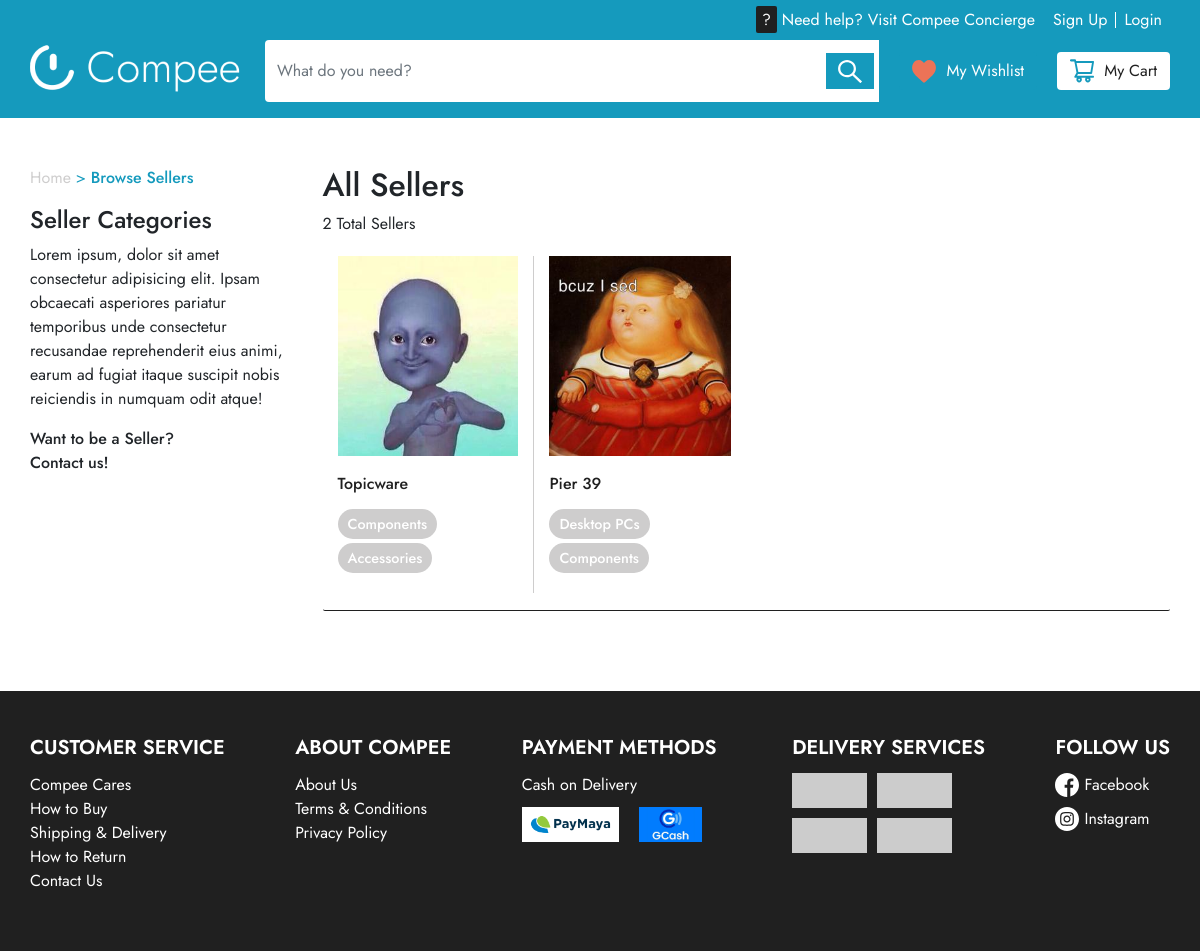
The app's page /vendors/ with its own data.
### users/models.py (models this page shows, shortened)
class Vendor(models.Model):
    vendor_id = models.AutoField(primary_key=True)
    store_name = models.CharField(max_length=100)
    slug = models.SlugField(unique=True, max_length=100)
    store_info = models.TextField(blank=True, null=True)
    address_line = models.CharField(max_length=100, blank=True, null=True)
    city = models.CharField(max_length=50, blank=True, null=True)
    state = models.CharField(max_length=50, blank=True, null=True)
    zip_code = models.PositiveSmallIntegerField(blank=True, null=True)
    date_joined = models.DateTimeField(default=timezone.now)
    contact_no = models.CharField(max_length=15, blank=True, null=True, validators=[numericCheck])
    secondary_no = models.CharField(max_length=15, blank=True, null=True, validators=[numericCheck])
    image = models.ImageField(default='default.jpg', upload_to='store_pics')
    about_image = models.ImageField(blank=True, null=True, upload_to='store_pics')
    user = models.ForeignKey(User, on_delete=models.CASCADE)
    status = models.CharField(max_length=8, choices=STATUS_CHOICES, default = ('Inactive'))

### admins/models.py (models this page shows, shortened)
class Category(models.Model):
    category_id = models.AutoField(primary_key=True)
    name = models.CharField(max_length=100)
    image = models.ImageField(default='default.jpg', upload_to='cat_pics')

### main/views.py (the view)
# urls.py: path('vendors/', v.VendorListView.as_view(
class VendorListView(ListView):
    model = Vendor
    context_object_name = 'vendors'
    paginate_by = 12
    def get_queryset(self):
        return Vendor.objects.filter(status="Active")
    def get_context_data(self, **kwargs):
        context = super(VendorListView, self).get_context_data(**kwargs)
        updateVendorStatus()
        context['title'] = "Vendors"
        context['categories'] = Category.objects.all()
        vendors = Vendor.objects.filter(status="Active")
        final = []
        for i in vendors:
            vendor = {
                'vendor': i.vendor_id,
                'categories': []
            }
            products = Product.objects.filter(vendor=i)
            for j in products:
                cat = ProductCategory.objects.get(product=j)
                if cat.category not in vendor['categories']:
                    vendor['categories'].append(cat.category)
            final.append(vendor)
        context['vendor_cats'] = final[:4]
        context['vendor_cats_end'] = final[4:]
        return context

### admins/funcs.py (called while the page is built)
def updateVendorStatus():
    vendors = Vendor.objects.all()
    notset = False
    for v in vendors:
        if v.status == "Active" and not VendorShipping.objects.filter(vendor=v).exists():
            notset = True
            v.status = "Inactive"
            v.save()
    return notset

### templates/main/vendors/vendors.html (shortened to what this page needs)
{% extends "base.html" %}
{% load static %}
{% block stylesheets %}
<link rel="stylesheet" href="{% static 'css/styles/ss.css' %}">
{% endblock stylesheets %}
{% block content %}
    <div class="row">
        <div class="col-md-3">
            <div class="search-filter sticky-top">
                <p class="link-nav">
                    <a href="{% url 'home' %}">Home</a> > <span>Browse Sellers</span>
                </p>
                <h4>Seller Categories</h4>
                <p>Lorem ipsum, dolor sit amet consectetur adipisicing elit. Ipsam obcaecati asperiores pariatur temporibus unde consectetur recusandae reprehenderit eius animi, earum ad fugiat itaque suscipit nobis reiciendis in numquam odit atque!</p>
                <span>
                    Want to be a Seller?<br>Contact us!
                </span>
            </div>
        </div>
        <div class="col-md-9">
            <h2>All Sellers</h2>
            <span>{{vendors.count}} Total Sellers</span>
            {% for vendor in vendors %}
                {% if forloop.first %}<div class="row item-row">{% endif %}
                <div class="col-md-3 item-wrapper">
                    <div class="mb-4 card">
                        <a href="{% url 'vendor-detail-main' vendor.slug %}">
                            <div class="d-flex justify-content-center align-items-center">
                                <img src="{{ vendor.image.url }}" width="100%" height="200px">
                            </div>
                            <p class="card-text">{{ vendor.store_name }}</p>
                        </a>
                        <div class="card-body">
                            <ul>
                                {% for cat in vendor_cats %}
                                    {% if cat.vendor == vendor.vendor_id %}
                                        {% for i in cat.categories %}
                                            <li><a href="{% url 'vendor-category' vendor.slug i.name %}">{{i.name}}</a></li>
                                        {% endfor %}
                                    {% endif %}
                                {% endfor %}
                            </ul>
                        </div>
                    </div>
                </div>
                {% if forloop.last %}</div>{% endif %}
            {% endfor %}
        </div>
    </div>
{% endblock content %}

### static/css/style.css (style rules this page uses)
* { padding: 0; margin: 0; text-decoration: none; }
html, body { height: 100%; min-width: 100%; min-height: 100%; position: relative; font-family: 'Jost', sans-serif; }
a { text-decoration: none; }
ul { list-style-type: none; }
.search-filter { top: 150px; }

### static/css/styles/ss.css (style rules this page uses)
.link-nav { color: #159ABD; }
.link-nav span:last-child { color: #159ABD; }
.link-nav a { color: #CECDCD; }
.search-filter span { font-weight: 500; }
.item-row { border-bottom: 1px solid #202020; border-radius: 2px; margin: 20px 0; }
.item-row .item-wrapper { padding: 0; }
.item-row .item-wrapper .card { padding: 0 15px; border: 0; border-radius: 0; height: 95%; }
.item-row .item-wrapper:not(:last-child) .card { border-right: 1px solid #CECDCD; }
.item-row .item-wrapper .card-body { padding: 0; }
.item-row .item-wrapper .card-text { font-weight: 500; color: #202020; padding: 1em 0; }
.item-row .item-wrapper .card-body li { margin-bottom: 10px; }
.item-row .item-wrapper .card-body li a { background: #CECDCD; border-radius: 18px; color: #fff; padding: 5px 10px; font-weight: 500; font-size: .9em; text-decoration: none; }

### records on screen
Vendor: image (picture), store_name "Topicware"
Category: name "Components"
Category: name "Accessories"
Vendor: image (placeholder picture), store_name "Pier 39"
Category: name "Desktop PCs"

### other values on screen
{{ vendors.count }} "2"
